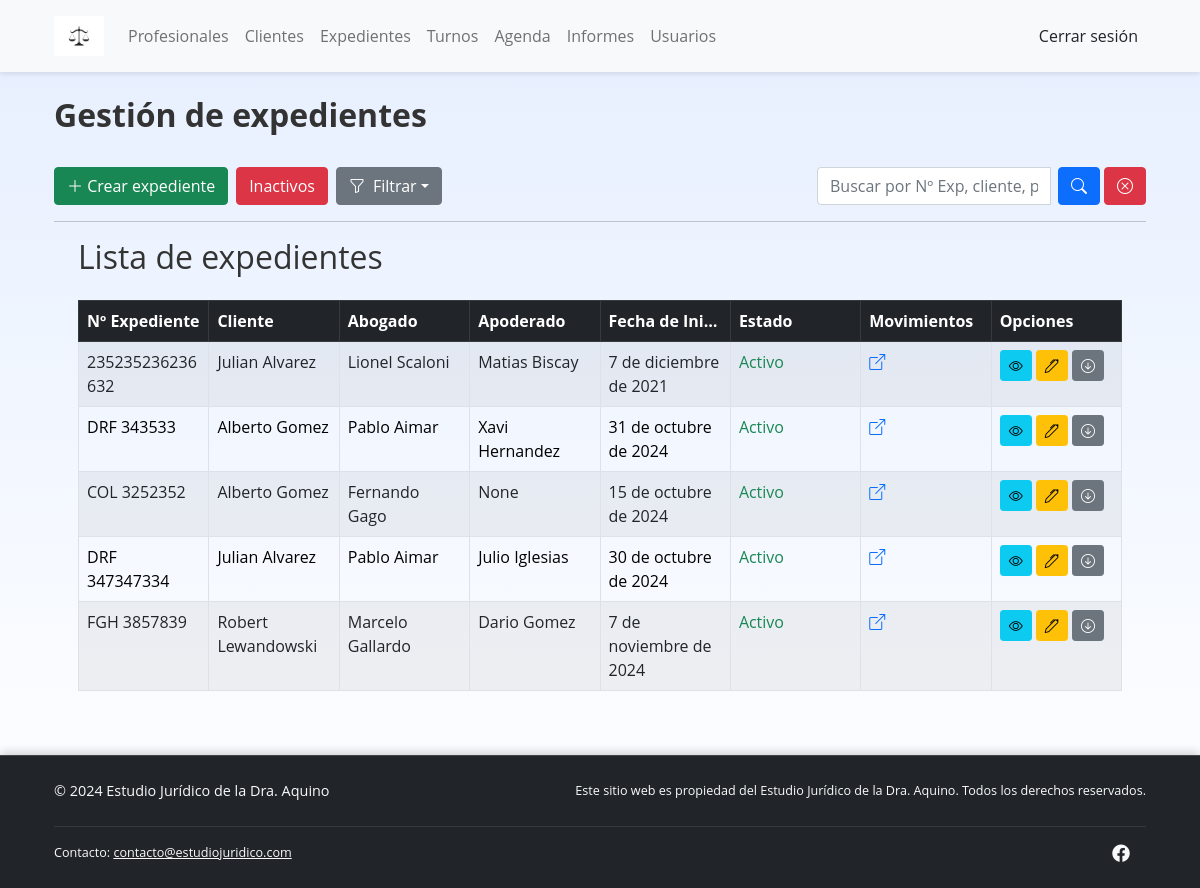
Page /expedientes/ (signed in) on the committed database.
### expedientes/models.py (models this page shows, shortened)
class Expediente(models.Model):
    cliente = models.ForeignKey(Cliente, on_delete=models.CASCADE, related_name="expedientes")
    profesional = models.ForeignKey(Profesional, on_delete=models.CASCADE, related_name="expedientes")
    numero_expediente = models.CharField('Nº del expediente', max_length=50, primary_key=True, unique=True)
    caratula = models.TextField(max_length=500, null=True, blank=True)
    jurisdiccion = models.CharField('Jurisdicción', max_length=250, null=True, blank=True)
    dependencia = models.CharField(max_length=250, null=True, blank=True)
    apoderado = models.CharField(max_length=250, null=True, blank=True)
    fecha_inicio = models.DateField(null=True, blank=True)
    fecha_finalizacion = models.DateField(null=True, blank=True)
    asunto = models.TextField(max_length=250, null=True, blank=True)
    estado = models.BooleanField(default=True)

### clientes/models.py (models this page shows)
class Cliente(models.Model):
    nombre = models.CharField(max_length=60)
    apellido = models.CharField(max_length=60)
    dni = models.CharField('DNI', max_length=8, primary_key=True, unique=True, validators=[validar_dni])  # PK y de valor único
    estado = models.BooleanField(default=True)
    fecha_ingreso = models.DateField('Fecha de ingreso')
    fecha_nacimiento = models.DateField('Fecha de nacimiento', blank=True, null=True)
    nacionalidad = models.CharField('Nacionalidad', max_length=50)
    ocupacion = models.CharField('Ocupación', max_length=50, blank=True, null=True)
    lugar_laboral = models.CharField('Lugar laboral', max_length=100, blank=True, null=True)
    años_aportes = models.IntegerField('Años de aportes', default=None, blank=True, null=True)
    domicilio = models.CharField(max_length=250, null=True, blank=True)
    cod_postal = models.CharField('Codigo postal', max_length=4, null=True, blank=True, validators=[validar_codPostal])
    telefono = models.CharField(max_length=10, null=True, validators=[validar_telefono])
    email = models.EmailField(max_length=250, null=True, blank=True)
    @property
    def full_name(self):
        return f"{self.nombre} {self.apellido}"
    def __str__(self):
        return self.full_name

### profesionales/models.py (models this page shows, shortened)
class Profesional(models.Model):
    nombre = models.CharField(max_length=60)
    apellido = models.CharField(max_length=60)
    dni = models.CharField('DNI', max_length=8, primary_key=True, unique=True, validators=[validar_dni])  # PK y de valor único
    idMatriculaProf = models.CharField('Nº de matricula del profesional', max_length=50, unique=True)
    foto = models.ImageField('Foto', upload_to='images/', null=True, blank=True)
    especialidad = models.CharField(max_length=200, choices=ESPECIALIDADES, null=True, blank=True)
    estado = models.BooleanField(default=True)
    fecha_ingreso = models.DateField('Fecha de ingreso')
    fecha_egreso = models.DateField('Fecha de egreso', null=True, blank=True)
    motivo_egreso = models.TextField('Motivo de egreso', max_length=250, null=True, blank=True)
    domicilio = models.CharField(max_length=250, null=True, blank=True)
    cod_postal = models.CharField('Codigo Postal', max_length=4, null=True, blank=True)
    telefono = models.CharField(max_length=10, null=True, validators=[validar_telefono])
    email = models.EmailField(max_length=250, null=True, blank=True)
    class Meta:
        verbose_name_plural = 'Profesionales'
    @property
    def full_name(self):
        return f"{self.nombre} {self.apellido}"
    def __str__(self):
        return self.full_name  # Ahora usa la propiedad full_name

### expedientes/views.py (the view, shortened to what this page needs)
# urls.py: path("", ListExpediente.as_view(), name="expedientes"),
class ListExpediente(LoginRequiredMixin, ListView):
    model = Expediente
    template_name = 'expedientes/expedientes.html'
    context_object_name = 'expedientes'
    paginate_by = 10
    def get_queryset(self):
        queryset = super().get_queryset().filter(estado=True)
        if self.request.user.rol == 'Abogado':
            queryset = queryset.filter(profesional=self.request.user.profesional)
        if self.request.user.rol == 'Cliente':
            queryset = queryset.filter(cliente=self.request.user.cliente)
        query = self.request.GET.get('q')
        order = self.request.GET.get('order')
        if order == 'apellido_asc':
            queryset = queryset.order_by('cliente__apellido')
        elif order == 'apellido_desc':
            queryset = queryset.order_by('-cliente__apellido')
        elif order == 'fecha_inicio_asc':
            queryset = queryset.order_by('fecha_inicio')
        elif order == 'fecha_inicio_desc':
            queryset = queryset.order_by('-fecha_inicio')
        elif order == 'apellido_pro_asc':
            queryset = queryset.order_by('profesional__apellido')
        elif order == 'apellido_pro_desc':
            queryset = queryset.order_by('-profesional__apellido')
        return queryset
    def get_context_data(self, **kwargs):
        context = super().get_context_data(**kwargs)
        context['q'] = self.request.GET.get('q', '')
        context['order'] = self.request.GET.get('order', '')
        return context

### expedientes/templates/expedientes/expedientes.html (shortened to what this page needs)
{% extends "main.html" %}
{% block content %}
<br>
<h2 class="text-start"><strong>Gestión de expedientes</strong></h2>
<br>
<div class="d-flex justify-content-between align-items-center mb-3">
    <div class="d-flex">
        {% if  user.rol == 'Admin' or user.rol == 'Abogado' %}
            <a href="{% url 'crear-expediente' %}" class="btn btn-success me-2">
             <i class="bi bi-plus-lg"></i> Crear expediente
            </a>
        {% endif %}
        <a href="{% url 'expedientes-inactivos' %}" class="btn btn-danger me-2">Inactivos</a>
        <div class="dropdown">
            <button class="btn btn-secondary dropdown-toggle d-flex align-items-center" type="button" id="dropdownMenuButton" data-bs-toggle="dropdown" aria-expanded="false">
                <i class="bi bi-funnel me-2"></i>
                Filtrar
            </button>
        </div>
    </div>
    <form method="GET" action="{% url 'expedientes' %}" class="d-flex ml-auto">
        <div class="input-group">
            <input type="text" name="q" class="form-control me-2" placeholder="Buscar por Nº Exp, cliente, profesional..." value="{{ q }}">
            <button type="submit" class="btn btn-primary rounded" aria-label="Buscar">
                <i class="bi bi-search"></i>
            </button>
            <a href="{% url 'expedientes' %}" class="btn btn-danger ms-1 rounded" aria-label="Limpiar">
                <i class="bi bi-x-circle"></i>
            </a>
        </div>
    </form>
</div>
<hr>
<div class="container">
    <h2 class="mb-4">Lista de expedientes</h2>
    <table class="table table-striped table-bordered">
        <thead class="table-dark">
            <tr>
                <th>Nº Expediente</th>
                <th>Cliente</th>
                <th>Abogado</th>
                <th>Apoderado</th>
                <th>Fecha de Inicio</th>
                <th>Estado</th>
                <th>Movimientos</th>
                <th>Opciones</th>
            </tr>
        </thead>
        <tbody>
            {% for expediente in expedientes %}
            <tr>
                <td>{{ expediente.numero_expediente }}</td>
                <td>{{ expediente.cliente }}</td>
                <td>{{ expediente.profesional }}</td>
                <td>{{ expediente.apoderado }}</td>
                <td>{{ expediente.fecha_inicio }}</td>
                <td>
                    {% if expediente.estado %}
                        <span class="text-success">Activo</span>
                    {% else %}
                        <span class="text-danger">Inactivo</span>
                    {% endif %}
                </td>
                <td>
                    <a href="{% url "movimientos" expediente.numero_expediente %}"><i class="bi bi-box-arrow-up-right"></i></i></a>
                </td>
                <td>
                    <a href="{% url 'expediente' expediente.numero_expediente %}" class="btn btn-info btn-sm">
                        <i class="bi bi-eye"></i>
                    </a>
                    {% if request.user.rol == "Admin" or request.user.rol == "Abogado" %}
                    <a href="{% url 'actualizar-expediente' expediente.numero_expediente %}" class="btn btn-warning btn-sm">
                        <i class="bi bi-pen"></i>
                    </a>
                    <form action="{% url 'dar-de-baja-expediente' expediente.pk %}" method="post" style="display:inline;">
                        <button type="submit" class="btn btn-secondary btn-sm" title="Dar de baja" onclick="return confirm('¿Estás seguro de dar de baja a este expediente?');">
                            <i class="bi bi-arrow-down-circle"></i>
                        </button>
                    </form>
                    {% endif %}
                </td>
            </tr>
            {% endfor %}
        </tbody>
    </table>
</div>
{% endblock content %}

### static/styles/app.css (style rules this page uses)
table { table-layout: fixed; width: 100%; }
table th, table td { white-space: nowrap; text-overflow: ellipsis; overflow: hidden; }
table.table td { white-space: normal; word-wrap: break-word; max-width: 200px; vertical-align: top; }
body { background: linear-gradient(to bottom, #e6efff, #ffffff); background-attachment: fixed; font-family: 'Open Sans', sans-serif; color: #333; }

### rows in the picture
Expediente: numero_expediente "235235236236632", cliente "Julian Alvarez", profesional "Lionel Scaloni", apoderado "Matias Biscay", fecha_inicio "7 de diciembre de 2021", estado "Activo"
Expediente: numero_expediente "DRF 343533", cliente "Alberto Gomez", profesional "Pablo Aimar", apoderado "Xavi Hernandez", fecha_inicio "31 de octubre de 2024", estado "Activo"
Expediente: numero_expediente "COL 3252352", cliente "Alberto Gomez", profesional "Fernando Gago", apoderado "None", fecha_inicio "15 de octubre de 2024", estado "Activo"
Expediente: numero_expediente "DRF 347347334", cliente "Julian Alvarez", profesional "Pablo Aimar", apoderado "Julio Iglesias", fecha_inicio "30 de octubre de 2024", estado "Activo"
Expediente: numero_expediente "FGH 3857839", cliente "Robert Lewandowski", profesional "Marcelo Gallardo", apoderado "Dario Gomez", fecha_inicio "7 de noviembre de 2024", estado "Activo"
